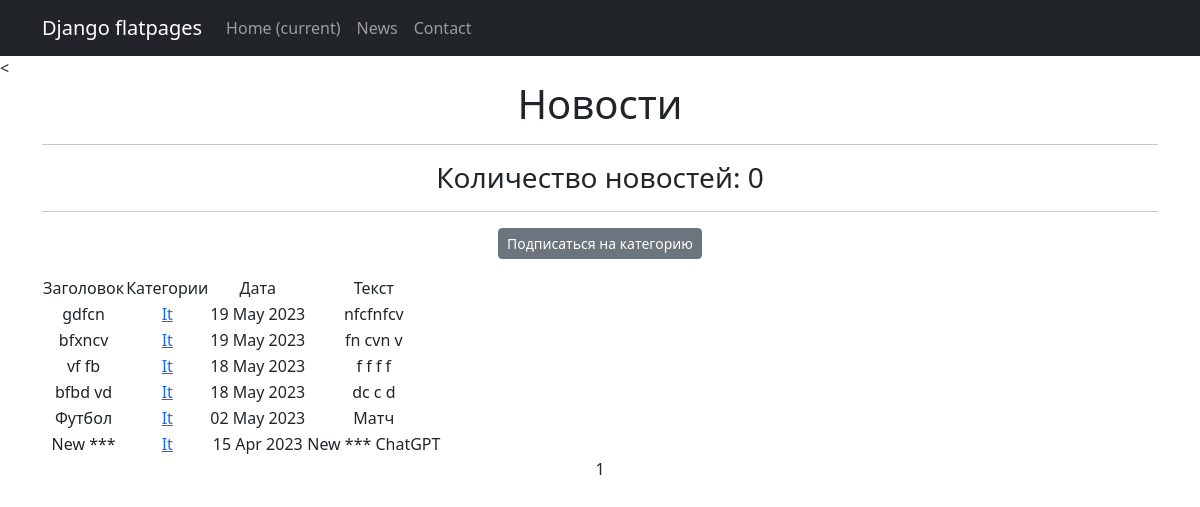
The app's page /news/categories/4, older data.
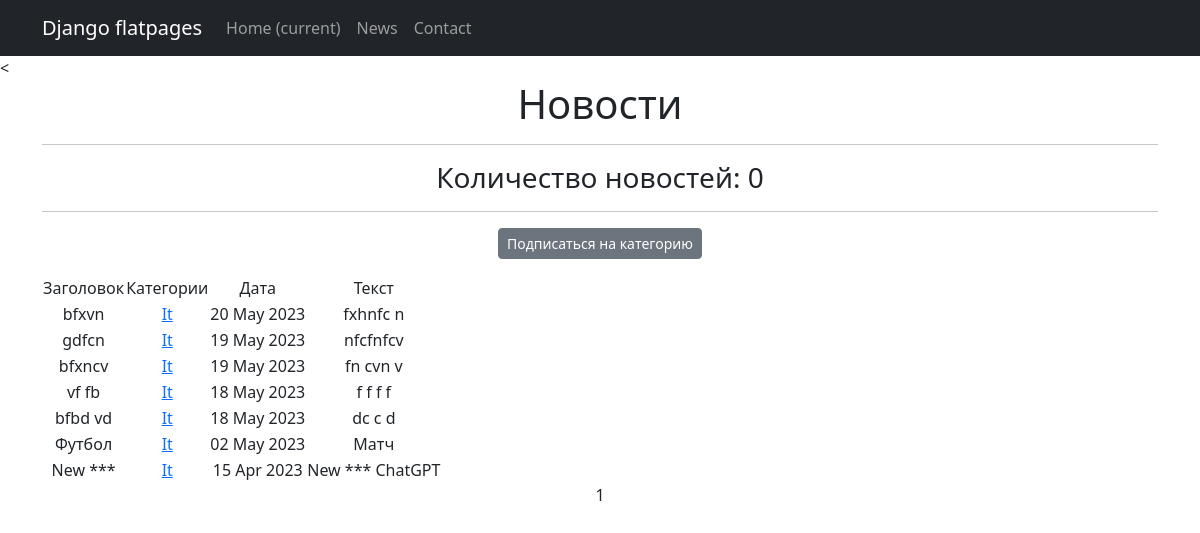
The same page, newer data.
### news/models.py (models this page shows, shortened)
class Post(models.Model):
    author = models.ForeignKey(Author, on_delete=models.CASCADE)
    NEWS = 'NW'
    ARTICLE = 'AR'
    CATEGORY_CHOICES = (
        (NEWS, 'Новость'),
        (ARTICLE, 'Статья'),
    )
    categoryType = models.CharField(max_length=2, choices=CATEGORY_CHOICES, default=ARTICLE)
    dateCreation = models.DateTimeField(auto_now_add=True)
    postCategory = models.ManyToManyField(Category, through='PostCategory')
    title = models.CharField(max_length=128)
    text = models.TextField()
    rating = models.SmallIntegerField(default=0)

class Category(models.Model):
    name = models.CharField(max_length=64, unique=True)
    subscribers = models.ManyToManyField(User, related_name='categories')
    def __str__(self):
        return self.name.title()

### news/views.py (the view)
# urls.py: path('categories/<int:pk>', CategoryListView.as_view(), name='category_list'),
class CategoryListView(PostList):
    model = Post
    template_name = 'news/category_list.html'
    context_object_name = 'category_news_list'
    def get_queryset(self):
        self.postCategory = get_object_or_404(Category, id=self.kwargs['pk'])
        queryset = Post.objects.filter(postCategory=self.postCategory).order_by('-dateCreation')
        return queryset
    def get_context_data(self, **kwargs):
        context = super().get_context_data(**kwargs)
        context['is_not_subscriber'] = self.request.user not in self.postCategory.subscribers.all()
        context['category'] = self.postCategory
        return context

### news/templatetags/censor.py (called while the page is built)
@register.filter()
def censor(message: str):
    variants = ['bot', 'игры'] # непристойные выражения
    ln = len(variants)
    filtred_message = ''
    string = ''
    pattern = '*' # чем заменять непристойные выражения
    for i in message:
        string += i
        string2 = string.lower()
        flag = 0
        for j in variants:
            if not string2 in j:
                flag += 1
            if string2 == j:
                filtred_message += pattern * len(string)
                flag -= 1
                string = ''
        if flag == ln:
            filtred_message += string
            string = ''
    if string2 != '' and string2 not in variants:
        filtred_message += string
    elif string2 != '':
        filtred_message += pattern * len(string)
    return filtred_message

### templates/news/category_list.html (shortened to what this page needs)
{% extends 'flatpages/default.html' %}
{% load censor %}
{% block content %}
<h1>Новости</h1>
<hr>
   <h3>Количество новостей: {{ news|length }}</h3>
<hr>
    {% if is_not_subscriber %}
<p class="text-center"><a href="{% url 'subscribe' category.id %}" class="btn btn-secondary btn-sm">Подписаться на категорию</a></p>
    {% endif %}
   {% if category_news_list %}
       <table>
           <tr>
               <td>Заголовок</td>
               <td>Категории</td>
               <td>Дата</td>
               <td>Текст</td>
           </tr>
           {% for new in category_news_list %}
           <tr>
               <td>{{ new.title|censor }}</td>
               <td>
               {% for category in new.postCategory.all %}
                   <a href="{% url 'category_list' category.id %}">{{category}}</a>
               {% endfor %}
               </td>
               <td>{{ new.dateCreation|date:'d M Y' }}</td>
               <td>{{ new.text|truncatechars:20|censor }}</td>
               <td>
                </td>
           </tr>
           {% endfor %}
       </table>
   {% else %}
       <h2>Новостей нет!</h2>
   {% endif %}
   {{ page_obj.number }}
{% endblock content %}

Row changes from the older to the newer data that the page shows:
added Post: title|censor "bfxvn", dateCreation "20 May 2023", text|censor "fxhnfc n", Category (name "It")
